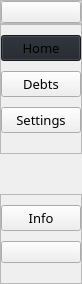
     <widget class="QCustomSlideMenu" name="leftMenuContainer" native="true">
      <property name="sizePolicy">
       <sizepolicy hsizetype="Preferred" vsizetype="Preferred">
        <horstretch>0</horstretch>
        <verstretch>0</verstretch>
       </sizepolicy>
      </property>
      <property name="minimumSize">
       <size>
        <width>0</width>
        <height>0</height>
       </size>
      </property>
      <property name="maximumSize">
       <size>
        <width>45</width>
        <height>16777215</height>
       </size>
      </property>
      <layout class="QVBoxLayout" name="verticalLayout">
       <property name="spacing">
        <number>0</number>
       </property>
       <property name="leftMargin">
        <number>0</number>
       </property>
       <property name="topMargin">
        <number>0</number>
       </property>
       <property name="rightMargin">
        <number>0</number>
       </property>
       <property name="bottomMargin">
        <number>0</number>
       </property>
       <item>
        <widget class="QWidget" name="LeftMenuSubcontainer" native="true">
         <layout class="QVBoxLayout" name="verticalLayout_2">
          <property name="spacing">
           <number>0</number>
          </property>
          <property name="leftMargin">
           <number>0</number>
          </property>
          <property name="topMargin">
           <number>0</number>
          </property>
          <property name="rightMargin">
           <number>0</number>
          </property>
          <property name="bottomMargin">
           <number>0</number>
          </property>
          <item alignment="Qt::AlignTop">
           <widget class="QFrame" name="frame">
            <property name="frameShape">
             <enum>QFrame::StyledPanel</enum>
            </property>
            <property name="frameShadow">
             <enum>QFrame::Raised</enum>
            </property>
            <layout class="QHBoxLayout" name="horizontalLayout_2">
             <property name="spacing">
              <number>0</number>
             </property>
             <property name="leftMargin">
              <number>0</number>
             </property>
             <property name="topMargin">
              <number>0</number>
             </property>
             <property name="rightMargin">
              <number>0</number>
             </property>
             <property name="bottomMargin">
              <number>0</number>
             </property>
             <item>
              <widget class="QPushButton" name="MenuBtn">
               <property name="toolTip">
                <string>Menu</string>
               </property>
               <property name="text">
                <string/>
               </property>
               <property name="icon">
                <iconset resource="resource2.qrc">
                 <normaloff>:/icons2/icons2/align-justify.svg</normaloff>:/icons2/icons2/align-justify.svg</iconset>
               </property>
               <property name="iconSize">
                <size>
                 <width>32</width>
                 <height>32</height>
                </size>
               </property>
              </widget>
             </item>
            </layout>
           </widget>
          </item>
          <item alignment="Qt::AlignTop">
           <widget class="QFrame" name="frame_2">
            <property name="sizePolicy">
             <sizepolicy hsizetype="Preferred" vsizetype="Preferred">
              <horstretch>0</horstretch>
              <verstretch>0</verstretch>
             </sizepolicy>
            </property>
            <property name="frameShape">
             <enum>QFrame::StyledPanel</enum>
            </property>
            <property name="frameShadow">
             <enum>QFrame::Raised</enum>
            </property>
            <layout class="QVBoxLayout" name="verticalLayout_5">
             <property name="spacing">
              <number>10</number>
             </property>
             <property name="leftMargin">
              <number>0</number>
             </property>
             <property name="topMargin">
              <number>10</number>
             </property>
             <property name="rightMargin">
              <number>0</number>
             </property>
             <property name="bottomMargin">
              <number>20</number>
             </property>
             <item>
              <widget class="QPushButton" name="HomeBtn">
               <property name="font">
                <font>
                 <family>Swis721 Blk BT</family>
                 <pointsize>10</pointsize>
                 <weight>50</weight>
                 <bold>false</bold>
                </font>
               </property>
               <property name="toolTip">
                <string>Home</string>
               </property>
               <property name="styleSheet">
                <string notr="true">background-color: #1f232a</string>
               </property>
               <property name="text">
                <string>Home</string>
               </property>
               <property name="icon">
                <iconset resource="resource2.qrc">
                 <normaloff>:/icons2/icons2/home.svg</normaloff>:/icons2/icons2/home.svg</iconset>
               </property>
               <property name="iconSize">
                <size>
                 <width>24</width>
                 <height>24</height>
                </size>
               </property>
              </widget>
             </item>
             <item>
              <widget class="QPushButton" name="DebtsBtn">
               <property name="font">
                <font>
                 <family>Swis721 Blk BT</family>
                 <pointsize>10</pointsize>
                </font>
               </property>
               <property name="toolTip">
                <string>Reports</string>
               </property>
               <property name="text">
                <string>Debts</string>
               </property>
               <property name="icon">
                <iconset resource="resource2.qrc">
                 <normaloff>:/icons2/icons2/credit-card.svg</normaloff>:/icons2/icons2/credit-card.svg</iconset>
               </property>
               <property name="iconSize">
                <size>
                 <width>24</width>
                 <height>24</height>
                </size>
               </property>
              </widget>
             </item>
             <item>
              <widget class="QPushButton" name="ProfileBtn">
               <property name="font">
                <font>
                 <family>Swis721 Blk BT</family>
                 <pointsize>10</pointsize>
                </font>
               </property>
               <property name="toolTip">
                <string>Profile</string>
               </property>
               <property name="text">
                <string>Settings</string>
               </property>
               <property name="icon">
                <iconset resource="resource2.qrc">
                 <normaloff>:/icons2/icons2/user.svg</normaloff>:/icons2/icons2/user.svg</iconset>
               </property>
               <property name="iconSize">
                <size>
                 <width>24</width>
                 <height>24</height>
                </size>
               </property>
              </widget>
             </item>
            </layout>
           </widget>
          </item>
          <item>
           <spacer name="verticalSpacer">
            <property name="orientation">
             <enum>Qt::Vertical</enum>
            </property>
            <property name="sizeHint" stdset="0">
             <size>
              <width>20</width>
              <height>40</height>
             </size>
            </property>
           </spacer>
          </item>
          <item alignment="Qt::AlignBottom">
           <widget class="QFrame" name="frame_3">
            <property name="frameShape">
             <enum>QFrame::StyledPanel</enum>
            </property>
            <property name="frameShadow">
             <enum>QFrame::Raised</enum>
            </property>
            <layout class="QVBoxLayout" name="verticalLayout_4" stretch="0,0">
             <property name="spacing">
              <number>10</number>
             </property>
             <property name="leftMargin">
              <number>0</number>
             </property>
             <property name="topMargin">
              <number>10</number>
             </property>
             <property name="rightMargin">
              <number>0</number>
             </property>
             <property name="bottomMargin">
              <number>20</number>
             </property>
             <item>
              <widget class="QPushButton" name="InfoBtn">
               <property name="font">
                <font>
                 <family>Swis721 Blk BT</family>
                 <pointsize>10</pointsize>
                </font>
               </property>
               <property name="toolTip">
                <string>Information</string>
               </property>
               <property name="text">
                <string>Info</string>
               </property>
               <property name="icon">
                <iconset resource="resource2.qrc">
                 <normaloff>:/icons2/icons2/info.svg</normaloff>:/icons2/icons2/info.svg</iconset>
               </property>
               <property name="iconSize">
                <size>
                 <width>24</width>
                 <height>24</height>
                </size>
               </property>
              </widget>
             </item>
             <item>
              <widget class="QPushButton" name="LogOutBtn_3">
               <property name="text">
                <string/>
               </property>
               <property name="icon">
                <iconset resource="resource2.qrc">
                 <normaloff>:/icons2/icons2/log-out.svg</normaloff>:/icons2/icons2/log-out.svg</iconset>
               </property>
               <property name="iconSize">
                <size>
                 <width>24</width>
                 <height>24</height>
                </size>
               </property>
              </widget>
             </item>
            </layout>
           </widget>
          </item>
         </layout>
        </widget>
       </item>
      </layout>
     </widget>
